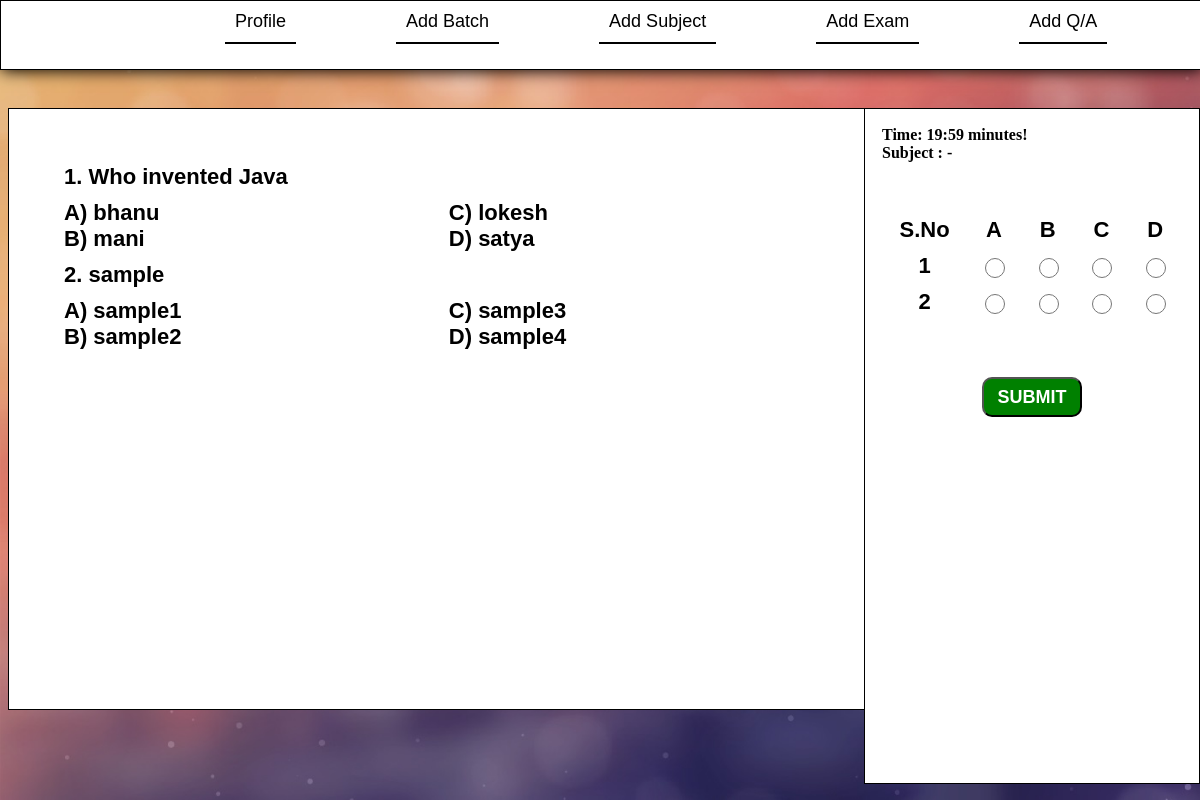
Screenshot of /takeexam.php?subid=3 (signed in) with the database file from the repository.
### tables this page shows
CREATE TABLE IF NOT EXISTS `qanda` (
  `sno` int(30) NOT NULL AUTO_INCREMENT,
  `question` varchar(2000) NOT NULL,
  `subjid` int(20) NOT NULL,
  `a1` varchar(500) NOT NULL,
  `a2` varchar(500) NOT NULL,
  `a3` varchar(500) NOT NULL,
  `a4` varchar(500) NOT NULL,
  `ca1` varchar(500) NOT NULL,
  `description` varchar(2000) NOT NULL,
  PRIMARY KEY (`sno`)
);

### takeexam.php (the view, shortened to what this page needs)
<?php
@include('dbconn.php');
@include('menu.php');
$subid=$_REQUEST["subid"];
$sub=$_REQUEST["sub"];
?>
<html>
<head>
	<link rel="stylesheet" href="style.css" type="text/css"/>
</head>
<body>
<div class="" style="position:relative;padding:50px;top:100px;border:1px solid black; background-color:white; width:65%; height:500px;">
<form name="myForm" id="myForm" method="post" action='takeexamtarg.php' >
<table style="position:relative;top:0px;left:0px;width:100%;border:none;">
<?php
			$sql1 = "SELECT * FROM qanda where subjid='$subid' order by RAND() limit 20";
			$sno=1;
			$result1 = mysqli_query($conn, $sql1);
			if(mysqli_num_rows($result1) > 0) {
			  while($row1 = mysqli_fetch_assoc($result1))
				{
					 $q=$row1["question"];
					 $a1=$row1["a1"];
					 $a2=$row1["a2"];
					 $a3=$row1["a3"];
					 $a4=$row1["a4"];
					 $ca1=$row1["ca1"];
					echo"<tr>
						<th colspan='6' align='left'>$sno. $q <input type='hidden' value='$ca1' name='ans[]' /></th>
					</tr>
					<tr>
						<th colspan='3' align='left'>
						  A) $a1<br>
						  B) $a2
						</th>
						<th colspan='3' align='left'>
						  C) $a3<br>
						  D) $a4
						</th>
					</tr>";
				 $sno++;
			  }
			}
?>
</table>
</div>
<div class="choices" style="position:fixed;right:0px;top:108px; background-color:white; width:25%; height:80%; border:1px solid black;padding:17px;overflow-y:auto;">
	<div>
			<b>
			Time: <span id="time">20:00</span> minutes!
			<br>
			Subject : - <?php echo $sub; ?></b>
	</div>
	<table style="width:100%;position:relative;left:0px;" class="displayrestab">
		<tr><th>S.No</th><th>A</th><th>B</th><th>C</th><th>D</th></tr>
		<?php
		for($i=1;$i<$sno;$i++)
		{
			echo"
			<tr>
				<td align='center'>$i</td>
				<td align='center'><input type='radio' value='1' name='a$i'/></td>
				<td align='center'><input type='radio' value='2' name='a$i'/></td>
				<td align='center'><input type='radio' value='3' name='a$i'/></td>
				<td align='center'><input type='radio' value='4' name='a$i'/></td>
			</tr>";
		}
		?>
	<tr><td colspan="5" align='center'> <br><br><input type="button" value="SUBMIT" onclick="ajx();" /></td></tr>
	</table>
</div>
</body>
</html>

### style.css (style rules this page uses)
body { background-image:url('bgimgs/10.jpg'); background-repeat: no-repeat; background-position: center; background-size: cover; }
table { position:relative; width:100%; top:50px; border-collapse:collapse; background-color:white; color:black; }
tr,td,th { color:black; font-family:arial; font-size:22px; border:none; font-weight:bold; border:solid 1px; border-collapse:collapse; padding:5px; }
input[type=submit],input[type=button] { width:100px; height:40px; font-size:18px; font-weight:bold; border-radius:10px; color:white; background-color:green; }
input[type=radio] { width:20px; height:20px; }

### takeexam.php (style rules this page uses)
table,tr,td,th { border:none; }
table { width:25%; }

### rows the page displays
qanda: question "Who invented Java", a1 "bhanu", a2 "mani", a3 "lokesh", a4 "satya"
qanda: question "sample", a1 "sample1", a2 "sample2", a3 "sample3", a4 "sample4"
